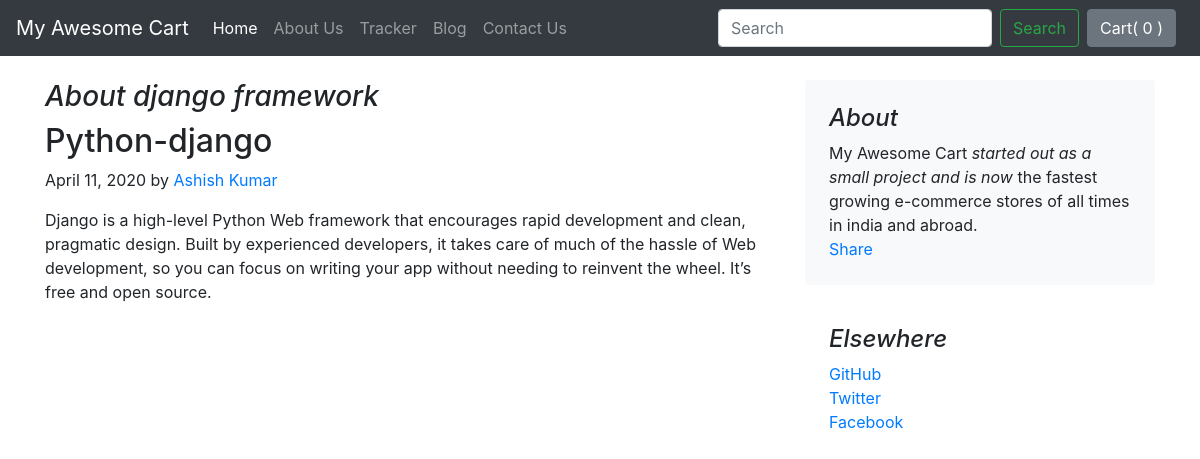
The page /blog/blogpost/1 on the database its author committed.
### blog/models.py (models this page shows, shortened)
class Blogpost(models.Model):
    post_id = models.AutoField(primary_key=True)
    title = models.CharField(max_length=50)
    head = models.CharField(max_length=500, default="")
    desc = models.CharField(max_length=5000, default="")
    name = models.CharField(max_length=50, default="")
    pub_date = models.DateField()
    thumbnail = models.ImageField(upload_to='blog/images', default="")

### blog/views.py (the view)
# urls.py: path('blogpost/<int:id>', views.blogpost, name='BlogPost'),
def blogpost(request, id):
    post = Blogpost.objects.filter(post_id=id)[0]
    return render(request, 'blog/blogpost.html', {'post': post})

### blog/templates/blog/blogpost.html (shortened to what this page needs)
{% extends 'blog/base.html' %}
{% block body %}
<div class="container">
    <div class="row mt-4">
        <div class="col-md-8 blog-main">
            <h3 class="font-italic">
                {{post.title}}
            </h3>
            <div class="blog-post">
                <h2 class="blog-post-title">{{post.head}}</h2>
                <p class="blog-post-meta">{{post.pub_date}} by <a href="#">{{post.name}}</a></p>
                <p>{{post.desc}}</p>
            </div>
        </div>
        <aside class="col-md-4 blog-sidebar">
            <div class="p-4 mb-3 bg-light rounded">
                <h4 class="font-italic">About</h4>
                <p class="mb-0">My Awesome Cart <em>started out as a small project and is now</em> the fastest growing e-commerce stores of all times in india and abroad.</p>
                <div class="fb-share-button" data-href="http://127.0.0.1:8000/blog/blogpost/{{post.post_id}}" data-layout="button_count" data-size="small"><a target="_blank" href="https://www.facebook.com/sharer/sharer.php?u=http%3A%2F%2F127.0.0.1%3A8000%2Fblog%2Fblogpost%2F2&amp;src=sdkpreparse" class="fb-xfbml-parse-ignore">Share</a></div>
            </div>
            <div class="p-4">
                <h4 class="font-italic">Elsewhere</h4>
                <ol class="list-unstyled">
                    <li><a href="#">GitHub</a></li>
                    <li><a href="#">Twitter</a></li>
                    <li><a href="#">Facebook</a></li>
                </ol>
            </div>
        </aside>
    </div>
</div>
{% endblock %}

### rows shown on the page
Blogpost: title "About django framework", head "Python-django", pub_date "April 11, 2020", name "Ashish Kumar", desc "Django is a high-level Python Web framework that encourages rapid development and clean, pragmatic design. Built by experienced developers, it takes care of much of the hassle of Web development, so you can focus on writing your app without needing to reinvent the wheel. It’s free and open source."
